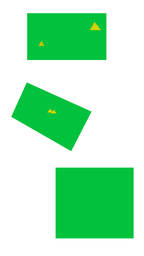
#> input picture sample.png, 144 x 256 px, shrunk from 1080 x 1920 before the run
$ python ai.py
#> lines starting #> are read from the running program, lines starting #| are printed output that depends on the picture
### tools.py
#! /usr/bin/env python3

TARGET_COLORS = {"Red": (255, 0, 0), "Yellow": (255, 253, 0), "Green": (0, 255, 0), "White": (255, 255, 255), "Black": (0, 0, 0)}

def color_difference(color1, color2):
    return sum([abs(component1-component2) for component1, component2 in zip(color1, color2)])

def getColor(rgbColor : tuple):
    my_color = rgbColor
    differences = [[color_difference(my_color, target_value), target_name] for target_name, target_value in TARGET_COLORS.items()]
    differences.sort()
    return (differences[0][1])

### ai.py
#! /usr/bin/env python3

from pymongo import MongoClient
from PIL import Image
from tools import getColor
import signal
from time import sleep, ctime

# [10 lines left out: function signal_handler, not called in this run]

class branchItem:
    def __init__(self, path):
#> called with path = './sample.png'
        self.path = path
        self.image = Image.open(path)
#> self.image is the input picture: PIL image 144x256 RGBA; mean R, G, B, A 171.8, 234.9, 191, 255
        self.pixels = self.image.load()
        self.imgs = {}

    def createBlocks(self):
        maxX, maxY = self.image.size
#> maxX = 144; maxY = 256
        lock = False
        inBlock = False
        fEnd = True
        block = [()]
        blocks = [[()]]
        block.clear()
        blocks.clear()
        savex, savey, saveminx, saveminy = 0, 0, 0, 0
        maxmins = [()]
        maxmins.clear()
        first = True
        for y in range(maxY):
            for x in range(maxX):
                if getColor(self.pixels[x, y]) == "Green" or getColor(self.pixels[x, y]) == "Yellow":
                    lock = True
                    fEnd = True
                    if not(inBlock):
                        if first:
                            first = False
                        else:
                            blocks.append(block.copy())
                            block.clear()
                            maxmins.append((savex - (saveminx - 1), savey - (saveminy - 1), saveminx, saveminy))
                        savex, savey, saveminx, saveminy = 0, 0, x, y
                        inBlock = True
                    block.append((x, self.pixels[x, y]))
                    if x > savex:
                        savex = x
                    elif x < saveminx:
                        saveminx = x
                    if y > savey:
                        savey = y
                    elif y < saveminy:
                        saveminy = y
                elif inBlock and lock and fEnd:
                    fEnd = False
                    block.append((0, (-1, -1, -1)))
            if not(lock):
                inBlock = False
            elif block[len(block) - 1] != (0, (-1, -1, -1)):
                block.append((0, (-1, -1, -1)))
            lock = False
        blocks.append(block.copy())
        maxmins.append((savex - (saveminx - 1), savey - (saveminy - 1), saveminx, saveminy))
        for i in range(len(blocks)):
            x, y, minx, miny = maxmins[i]
            img = Image.new('RGB', (x, y), (0, 0, 0))
            tmppix = img.load()
            tmpx, tmpy = 0, 0
            tmpblock = blocks[i]
            rank = 0
            savedX, col = tmpblock[rank]
            tmpx = savedX - minx
            while rank < len(tmpblock):
                savedX, col = tmpblock[rank]
                if col == (-1, -1, -1):
                    rank += 1
                    if rank >= len(tmpblock):
                        break
                    savedX, col = tmpblock[rank]
                    tmpx = savedX - minx
                    tmpy += 1
                else:
                    tmpx += 1
                if not(tmpx >= x or tmpy >= y):
                    tmppix[tmpx, tmpy] = col
                rank += 1
            self.imgs["Part" + str(i + 1) + ".png"] = img.copy()
#> this loop made 3 passes

    def getStats(self):
        # [26 lines of commented-out code are left out]
        result = [("", 1, 1, 1)]
        result.clear()
        rank = 0
        self.createBlocks()
        for name in self.imgs:
            rank += 1
            px = self.imgs[name].load()
            maxX, maxY = self.imgs[name].size
            Green, Yellow = 0, 0
            for y in range(maxY):
                for x in range(maxX):
                    if getColor(px[x, y]) == "Green":
                        Green += 1
                    elif getColor(px[x, y]) == "Yellow":
                        Yellow += 1
            total = Green + Yellow
            if total:
                Green = int(Green * 100 / total * 100)
                Yellow = int(Yellow * 100 / total * 100)
                if Green + Yellow < 10000:
                    Yellow = int(Yellow + (10000 - (Green + Yellow)))
                Green /= 100
                Yellow /= 100
            Image.new
            result.append((name, rank, Green, Yellow, self.imgs[name].tobytes(), self.imgs[name].size))
#> this loop made 3 passes
#> name on passes 1 to 3: 'Part1.png', 'Part2.png', 'Part3.png'
        # [22 lines of commented-out code are left out]
        return result

def loadData(filepath):
    champ = branchItem(filepath)
    status = champ.getStats()
    result = [{"name":"", "green":"0", "yellow":"0", "png": '/'}]
    result.clear()
    gMoy = 0.0
    yMoy = 0.0
    for name, id, green, yellow, pixels, size in status:
        gMoy += green
        yMoy += yellow
        sizeX, sizeY = size
        result.append({"name":name, "green":str(green), "yellow":str(yellow), "png": pixels, "sizex": sizeX, "sizey" : sizeY})
#> this loop made 3 passes
#> (name, green, yellow, size) on passes 1 to 3: ('Part1.png', 98.49, 1.51, (79, 47)), ('Part2.png', 99.37, 0.63, (80, 68)), ('Part3.png', 100, 0, (78, 70))
    gMoy /= len(result)
    yMoy /= len(result)
    gMoy = int(gMoy * 100) / 100
    yMoy = int(yMoy * 100) / 100
    if gMoy + yMoy < 100:
        yMoy += 100 - (gMoy + yMoy)
        yMoy = int(yMoy * 100) / 100
    return ((filepath, gMoy, yMoy), result)

# [66 lines left out: functions uploadData, getNewInfo, manualData, pushNewInfo, main, not called in this run]

import base64

def tmp():
    data = loadData("./sample.png")
    client = MongoClient("mongodb+srv://test:eip123@cluster0.umd1k.mongodb.net/myFirstDatabase?retryWrites=true&w=majority")
    db = client.FlyLens
    collection = db.fields
    one, two = data
    for i in two:
        Image.frombytes("RGB", (i["sizex"], i["sizey"]), i["png"]).save(i["name"])
        collection.delete_one({"name": i["name"]})
        with open(i["name"], "rb") as image_file:
            encoded_string = base64.b64encode(image_file.read())
            collection.insert_one({"name": i["name"], "green": i["green"], "yellow": i["yellow"], "png": encoded_string.decode("utf-8"), "sizex": i["sizex"], "sizey": i["sizey"]})
#> this loop made 3 passes
#> pass 1, in tmp, `Image.frombytes("RGB", (i["sizex"], i["sizey"]), i["png"]).save(i["nam..`:
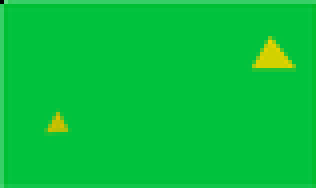
#> saved as Part1.png: PIL image 79x47 RGB (shown 4 times larger); mean R, G, B 5.9, 194.5, 61.3
#> pass 2, in tmp, `Image.frombytes("RGB", (i["sizex"], i["sizey"]), i["png"]).save(i["nam..`:
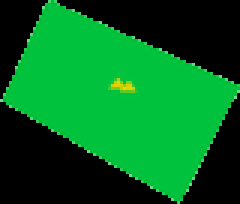
#> saved as Part2.png: PIL image 80x68 RGB (shown 3 times larger); mean R, G, B 2.1, 102.3, 32.4

if __name__ == "__main__":
    signal.signal(signal.SIGINT, signal_handler)
    tmp()
    # main(10)
    # main(3600 / 2)
